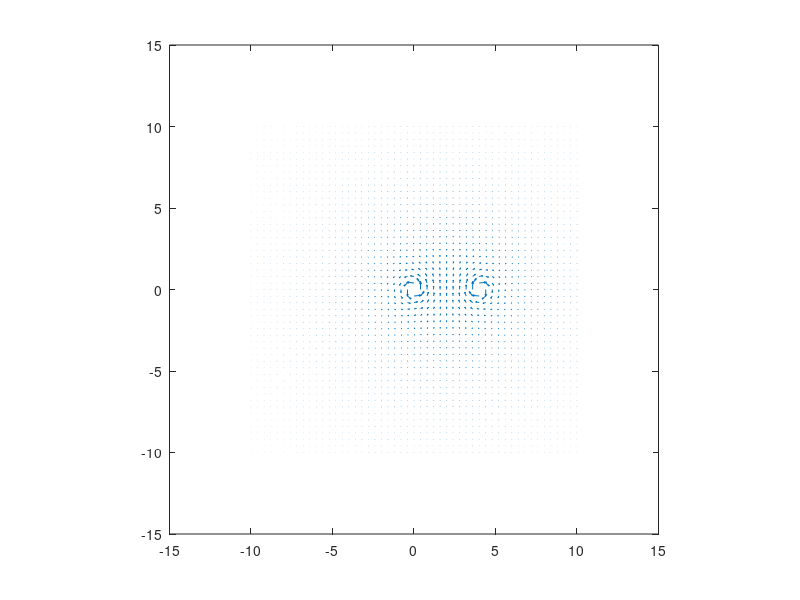

Write the MATLAB code that produced this figure.
clear; clf; hold off;
xa=-10:0.4:10;
ya=-10:0.4:10;
B1=1;d=4;B2=-1;
[x,y]=meshgrid(xa,ya);
Bx=-B1*y./(x.^2+y.^2)-B2*y./((x-d).^2+y.^2);
By=+B1*x./(x.^2+y.^2)+B2*(x-d)./((x-d).^2+y.^2);
quiver(x,y,Bx,By);
axis square
